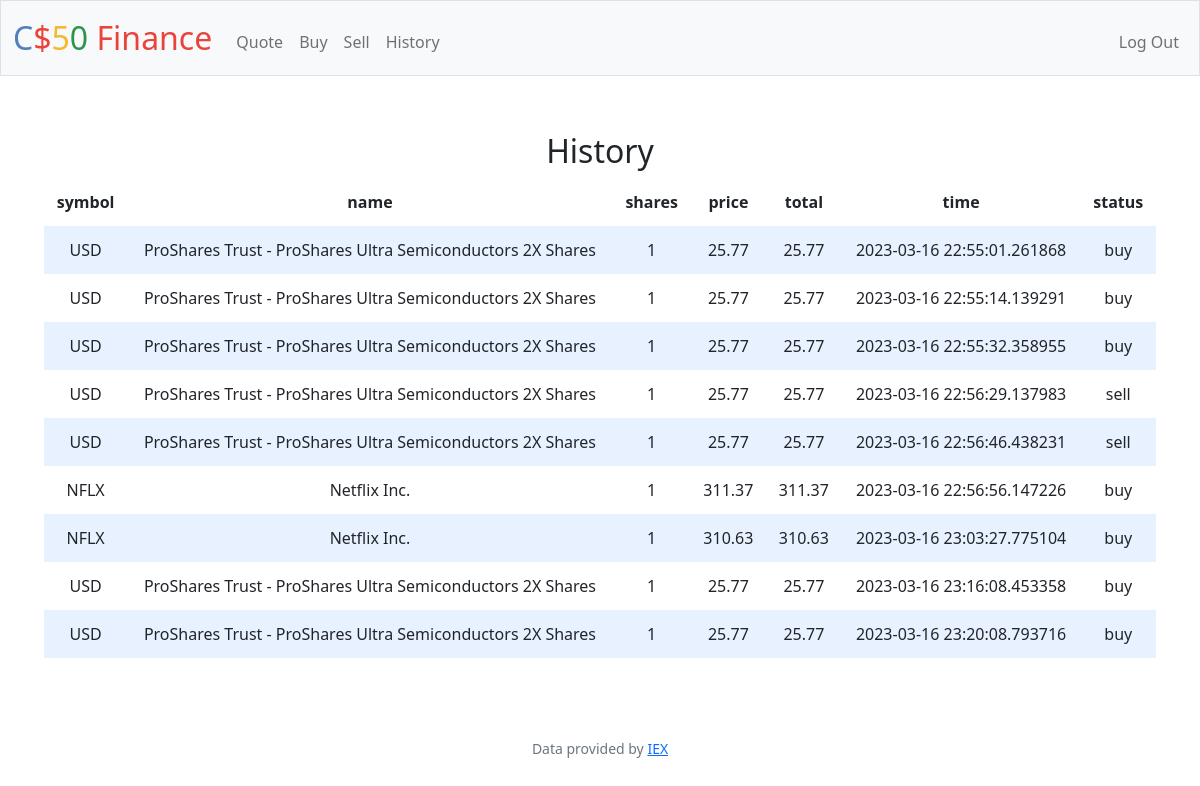
Screenshot of /history (signed in) with the database file from the repository.
### tables this page shows
CREATE TABLE stocks (
                        userid varchar(45) NOT NULL,
                        symbol varchar(45) NOT NULL,
                        name varchar(45) NOT NULL,
                        shares integer NOT NULL,
                        price integer NOT NULL,
                        total integer NOT NULL,
                        time varchar(45),
                        status varchar(45)
                        );

### app.py (the view)
@app.route("/history")
@login_required
def history():
    return render_template("history.html", stock=db.execute(f"SELECT * FROM stocks WHERE userid = {session['user_id']}"))

### app.py (called while the page is built)
@app.after_request
def after_request(response):
    response.headers["Cache-Control"] = "no-cache, no-store, must-revalidate"
    response.headers["Expires"] = 0
    response.headers["Pragma"] = "no-cache"
    return response

### helpers.py (called while the page is built)
def login_required(f):
    @wraps(f)
    def decorated_function(*args, **kwargs):
        if session.get("user_id") is None:
            return redirect("/login")
        return f(*args, **kwargs)
    return decorated_function

### templates/history.html (shortened to what this page needs)
{% extends "layout.html" %}
{% block main %}
    <div class="section">
        <h2>History</h2>
        <table>
            <thead>
                <tr>
                    <th>symbol</th>
                    <th>name</th>
                    <th>shares</th>
                    <th>price</th>
                    <th>total</th>
                    <th>time</th>
                    <th>status</th>
                </tr>
            </thead>
            <tbody>
                    {% for s in stock %}
                    <tr>
                    <td>{{ s.symbol }}</td>
                    <td>{{ s.name }}</td>
                    <td>{{ s.shares }}</td>
                    <td>{{ s.price }}</td>
                    <td>{{ s.total }}</td>
                    <td>{{ s.time }}</td>
                    <td>{{ s.status }}</td>
                    </tr>
                {% endfor %}
            </tbody>
        </table>
    </div>
{% endblock %}

### templates/layout.html (shortened to what this page needs)
<!DOCTYPE html>
<html lang="en">
    <head>
        <link href="https://cdn.jsdelivr.net/npm/bootstrap@5.1.3/dist/css/bootstrap.min.css" rel="stylesheet">
        <link href="/static/styles.css" rel="stylesheet">
    </head>
    <body>
        <nav class="bg-light border navbar navbar-expand-md navbar-light">
            <div class="container-fluid">
                <a class="navbar-brand" href="/"><span class="blue">C</span><span class="red">$</span><span class="yellow">5</span><span class="green">0</span> <span class="red">Finance</span></a>
                <div class="collapse navbar-collapse" id="navbar">
                    {% if session["user_id"] %}
                        <ul class="navbar-nav me-auto mt-2">
                            <li class="nav-item"><a class="nav-link" href="/quote">Quote</a></li>
                            <li class="nav-item"><a class="nav-link" href="/buy">Buy</a></li>
                            <li class="nav-item"><a class="nav-link" href="/sell">Sell</a></li>
                            <li class="nav-item"><a class="nav-link" href="/history">History</a></li>
                        </ul>
                        <ul class="navbar-nav ms-auto mt-2">
                            <li class="nav-item"><a class="nav-link" href="/logout">Log Out</a></li>
                        </ul>
                    {% else %}
                        <ul class="navbar-nav ms-auto mt-2">
                            <li class="nav-item"><a class="nav-link" href="/register">Register</a></li>
                            <li class="nav-item"><a class="nav-link" href="/login">Log In</a></li>
                        </ul>
                    {% endif %}
                </div>
            </div>
        </nav>
        <main class="container-fluid py-5 text-center">
            {% block main %}{% endblock %}
        </main>
        <footer class="mb-5 small text-center text-muted">
            Data provided by <a href="https://iexcloud.io/">IEX</a>
        </footer>
    </body>
</html>

### static/styles.css (style rules this page uses)
nav .navbar-brand { font-size: xx-large; }
nav .navbar-brand .blue { color: #537fbe; }
nav .navbar-brand .red { color: #ea433b; }
nav .navbar-brand .yellow { color: #f5b82e; }
nav .navbar-brand .green { color: #2e944b; }
.section { padding-bottom: 1rem; padding-left: 2rem; padding-right: 2rem; padding-top: 0.5rem; }
table { background-color: transparent; margin-bottom: 1rem; width: 100%; }
table th, table td { padding: 0.75rem; vertical-align: middle; }
tbody tr:nth-of-type(odd) { background-color: rgb(179, 208, 255, 0.3) }

### rows the page displays
stocks: symbol "USD", name "ProShares Trust - ProShares Ultra Semiconductors 2X Shares", shares "1", price "25.77", total "25.77", time "2023-03-16 22:55:01.261868", status "buy"
stocks: symbol "USD", name "ProShares Trust - ProShares Ultra Semiconductors 2X Shares", shares "1", price "25.77", total "25.77", time "2023-03-16 22:55:14.139291", status "buy"
stocks: symbol "USD", name "ProShares Trust - ProShares Ultra Semiconductors 2X Shares", shares "1", price "25.77", total "25.77", time "2023-03-16 22:55:32.358955", status "buy"
stocks: symbol "USD", name "ProShares Trust - ProShares Ultra Semiconductors 2X Shares", shares "1", price "25.77", total "25.77", time "2023-03-16 22:56:29.137983", status "sell"
stocks: symbol "USD", name "ProShares Trust - ProShares Ultra Semiconductors 2X Shares", shares "1", price "25.77", total "25.77", time "2023-03-16 22:56:46.438231", status "sell"
stocks: symbol "NFLX", name "Netflix Inc.", shares "1", price "311.37", total "311.37", time "2023-03-16 22:56:56.147226", status "buy"
stocks: symbol "NFLX", name "Netflix Inc.", shares "1", price "310.63", total "310.63", time "2023-03-16 23:03:27.775104", status "buy"
stocks: symbol "USD", name "ProShares Trust - ProShares Ultra Semiconductors 2X Shares", shares "1", price "25.77", total "25.77", time "2023-03-16 23:16:08.453358", status "buy"
stocks: symbol "USD", name "ProShares Trust - ProShares Ultra Semiconductors 2X Shares", shares "1", price "25.77", total "25.77", time "2023-03-16 23:20:08.793716", status "buy"
